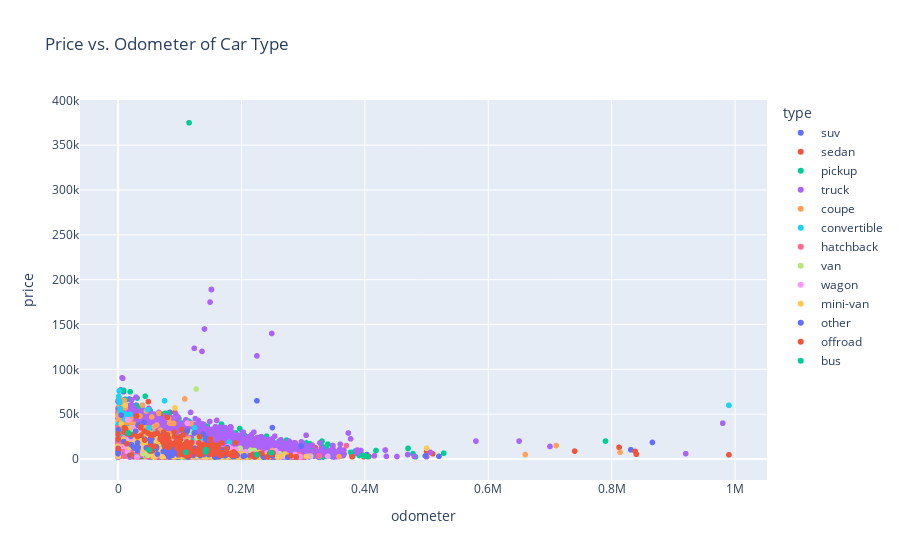

Source (notebook cell):
### Markdown cell above
This graph shows the price distribution of cars based on their condition in advertisements. The highest being in good condition and nine thousand listings is cars in good conditon and cars in excellent condition coming in at a close second for cheapest cars. However, if your budget is a little more mid-range and you can afford to spend a little bit more money you are far more likely to find a car in excellent condition ranking much higher in listings than all the other conditions in the 10k-20k price range.

### Code cell
# Scatter Plot for Price vs Odometer
fig = px.scatter(df, x='odometer', y='price', color='type', title='Price vs. Odometer of Car Type')
fig.show()

### Figure 1 — Plotly figure (JSON) as saved in the notebook; plotly's stock layout.template omitted (floating-point values rounded to 4 significant figures; data arrays with more than 128 entries replaced by an {"elided": "..."} marker saying what was removed)
{"data": [{"hovertemplate": "type=suv<br>odometer=%{x}<br>price=%{y}<extra></extra>", "legendgroup": "suv", "marker": {"color": "#636efa", "symbol": "circle"}, "mode": "markers", "name": "suv", "showlegend": true, "type": "scattergl", "x": {"elided": "9225 float values"}, "xaxis": "x", "y": {"elided": "9225 int values"}, "yaxis": "y"}, {"hovertemplate": "type=sedan<br>odometer=%{x}<br>price=%{y}<extra></extra>", "legendgroup": "sedan", "marker": {"color": "#EF553B", "symbol": "circle"}, "mode": "markers", "name": "sedan", "showlegend": true, "type": "scattergl", "x": {"elided": "8844 float values"}, "xaxis": "x", "y": {"elided": "8844 int values"}, "yaxis": "y"}, {"hovertemplate": "type=pickup<br>odometer=%{x}<br>price=%{y}<extra></extra>", "legendgroup": "pickup", "marker": {"color": "#00cc96", "symbol": "circle"}, "mode": "markers", "name": "pickup", "showlegend": true, "type": "scattergl", "x": {"elided": "5349 float values"}, "xaxis": "x", "y": {"elided": "5349 int values"}, "yaxis": "y"}, {"hovertemplate": "type=truck<br>odometer=%{x}<br>price=%{y}<extra></extra>", "legendgroup": "truck", "marker": {"color": "#ab63fa", "symbol": "circle"}, "mode": "markers", "name": "truck", "showlegend": true, "type": "scattergl", "x": {"elided": "9387 float values"}, "xaxis": "x", "y": {"elided": "9387 int values"}, "yaxis": "y"}, {"hovertemplate": "type=coupe<br>odometer=%{x}<br>price=%{y}<extra></extra>", "legendgroup": "coupe", "marker": {"color": "#FFA15A", "symbol": "circle"}, "mode": "markers", "name": "coupe", "showlegend": true, "type": "scattergl", "x": {"elided": "1716 float values"}, "xaxis": "x", "y": {"elided": "1716 int values"}, "yaxis": "y"}, {"hovertemplate": "type=convertible<br>odometer=%{x}<br>price=%{y}<extra></extra>", "legendgroup": "convertible", "marker": {"color": "#19d3f3", "symbol": "circle"}, "mode": "markers", "name": "convertible", "showlegend": true, "type": "scattergl", "x": {"elided": "346 float values"}, "xaxis": "x", "y": {"elided": "346 int values"}, "yaxis": "y"}, {"hovertemplate": "type=hatchback<br>odometer=%{x}<br>price=%{y}<extra></extra>", "legendgroup": "hatchback", "marker": {"color": "#FF6692", "symbol": "circle"}, "mode": "markers", "name": "hatchback", "showlegend": true, "type": "scattergl", "x": {"elided": "792 float values"}, "xaxis": "x", "y": {"elided": "792 int values"}, "yaxis": "y"}, {"hovertemplate": "type=van<br>odometer=%{x}<br>price=%{y}<extra></extra>", "legendgroup": "van", "marker": {"color": "#B6E880", "symbol": "circle"}, "mode": "markers", "name": "van", "showlegend": true, "type": "scattergl", "x": {"elided": "435 float values"}, "xaxis": "x", "y": {"elided": "435 int values"}, "yaxis": "y"}, {"hovertemplate": "type=wagon<br>odometer=%{x}<br>price=%{y}<extra></extra>", "legendgroup": "wagon", "marker": {"color": "#FF97FF", "symbol": "circle"}, "mode": "markers", "name": "wagon", "showlegend": true, "type": "scattergl", "x": {"elided": "1162 float values"}, "xaxis": "x", "y": {"elided": "1162 int values"}, "yaxis": "y"}, {"hovertemplate": "type=mini-van<br>odometer=%{x}<br>price=%{y}<extra></extra>", "legendgroup": "mini-van", "marker": {"color": "#FECB52", "symbol": "circle"}, "mode": "markers", "name": "mini-van", "showlegend": true, "type": "scattergl", "x": {"elided": "883 float values"}, "xaxis": "x", "y": {"elided": "883 int values"}, "yaxis": "y"}, {"hovertemplate": "type=other<br>odometer=%{x}<br>price=%{y}<extra></extra>", "legendgroup": "other", "marker": {"color": "#636efa", "symbol": "circle"}, "mode": "markers", "name": "other", "showlegend": true, "type": "scattergl", "x": {"elided": "197 float values"}, "xaxis": "x", "y": {"elided": "197 int values"}, "yaxis": "y"}, {"hovertemplate": "type=offroad<br>odometer=%{x}<br>price=%{y}<extra></extra>", "legendgroup": "offroad", "marker": {"color": "#EF553B", "symbol": "circle"}, "mode": "markers", "name": "offroad", "showlegend": true, "type": "scattergl", "x": {"elided": "169 float values"}, "xaxis": "x", "y": {"elided": "169 int values"}, "yaxis": "y"}, {"hovertemplate": "type=bus<br>odometer=%{x}<br>price=%{y}<extra></extra>", "legendgroup": "bus", "marker": {"color": "#00cc96", "symbol": "circle"}, "mode": "markers", "name": "bus", "showlegend": true, "type": "scattergl", "x": [142500.0, 17040.0, 142500.0, 225000.0, 17040.0, 17040.0, 225000.0, 17040.0, 17040.0, 17040.0, 225000.0, 17040.0, 225000.0, 17040.0, 248100.0, 142000.0, 109700.0, 225000.0, 50000.0, 248100.0, 248100.0, 17040.0, 17040.0], "xaxis": "x", "y": [10500, 28990, 10500, 4995, 28990, 28990, 4995, 28990, 28990, 28990, 4995, 28990, 4995, 28990, 6997, 7900, 7500, 4995, 10000, 6997, 6997, 28990, 28990], "yaxis": "y"}], "layout": {"legend": {"title": {"text": "type"}, "tracegroupgap": 0}, "title": {"text": "Price vs. Odometer of Car Type"}, "xaxis": {"anchor": "y", "domain": [0, 1], "title": {"text": "odometer"}}, "yaxis": {"anchor": "x", "domain": [0, 1], "title": {"text": "price"}}}}
